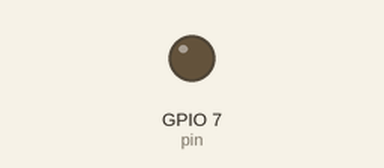
Bench run of a program on a simulated Raspberry Pi (BCM pin numbers). Shown: output pins drawn as LEDs (lit = HIGH).

Above: at 0.05 s.
At 0.95 s:
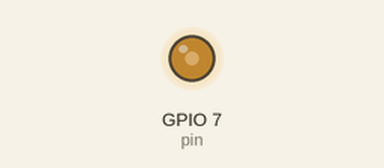
At 1.9 s:
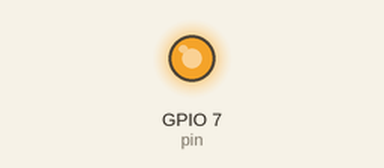
At 3.8 s:
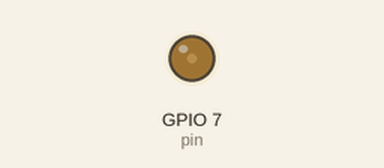
Timing chart, 0 to 5.5 s (numbered marks = the images above):
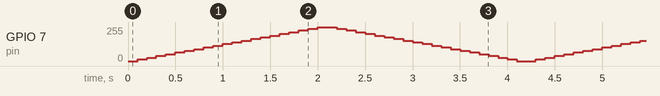

The program:

pwm.py
```python
import RPi.GPIO as GPIO
import time
pin = 7
GPIO.setmode(GPIO.BCM)
GPIO.setup(pin, GPIO.OUT)
p = GPIO.PWM(pin,100)
p.start(0)
try:
	while True:
		for i in range(0, 101, 5):
			p.ChangeDutyCycle(i)
			time.sleep(000.1)
		for i in range(100, -1, -5):
			p.ChangeDutyCycle(i)
			time.sleep(000.1)
except KeyboardIntertupt:
	pass
p.stop()
GPIO.cleanup()
```
